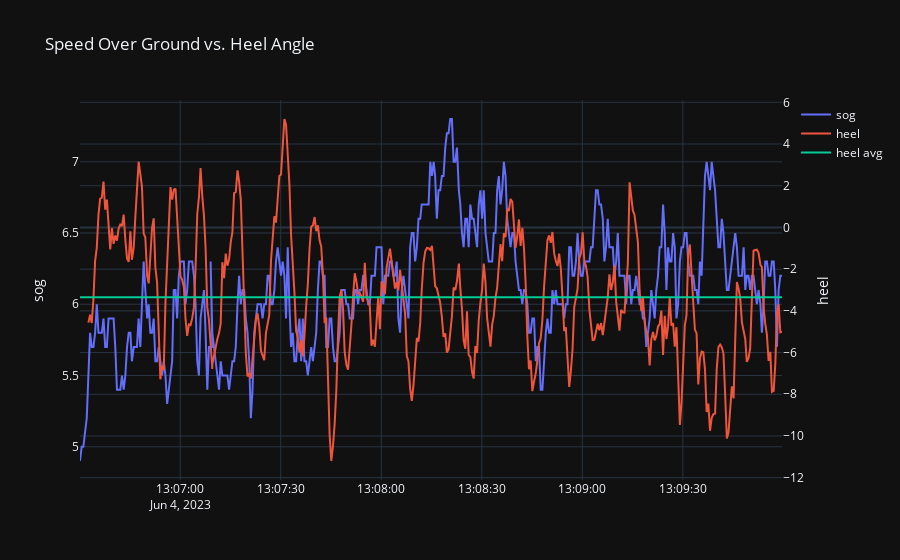

Notebook code cell kept with this figure:
### Code cell
trace1 = go.Scatter(x=df_time['timestamp'], y=df_time['sog_kts'], name='sog', yaxis="y1")
trace2 = go.Scatter(x=df_time['timestamp'], y=df_time['roll_avg_rolling_3'], name="heel", yaxis="y2")
trace3 = go.Scatter(x=df_time['timestamp'], y=df_time['roll_avg'], name='heel avg', yaxis="y2")
fig = go.Figure(data=[trace1, trace2, trace3])
fig.update_layout(title="Speed Over Ground vs. Heel Angle", yaxis=dict(title="sog"), yaxis2=dict(title="heel", overlaying="y", side="right"), template='plotly_dark')
fig.show()

### Figure 1 — Plotly figure (JSON) as saved in the notebook; plotly's stock layout.template omitted (floating-point values rounded to 4 significant figures; data arrays with more than 128 entries replaced by an {"elided": "..."} marker saying what was removed)
{"data": [{"name": "sog", "type": "scatter", "x": {"elided": "420 str values"}, "y": {"elided": "420 float values"}, "yaxis": "y"}, {"name": "heel", "type": "scatter", "x": {"elided": "420 str values"}, "y": {"elided": "420 float values"}, "yaxis": "y2"}, {"name": "heel avg", "type": "scatter", "x": {"elided": "420 str values"}, "y": {"elided": "420 float values"}, "yaxis": "y2"}], "layout": {"title": {"text": "Speed Over Ground vs. Heel Angle"}, "yaxis": {"title": {"text": "sog"}}, "yaxis2": {"overlaying": "y", "side": "right", "title": {"text": "heel"}}}}
